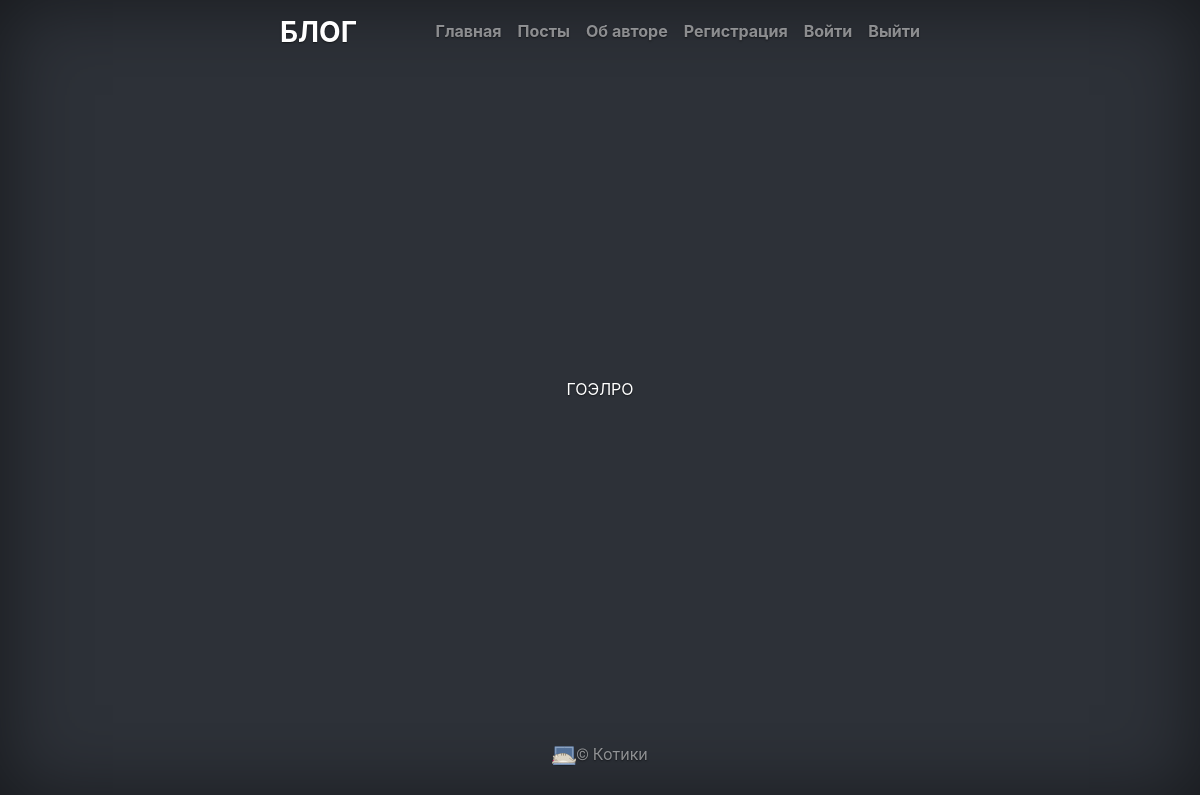
/posts/tag/code (signed in), run on an earlier commit of the app's database.
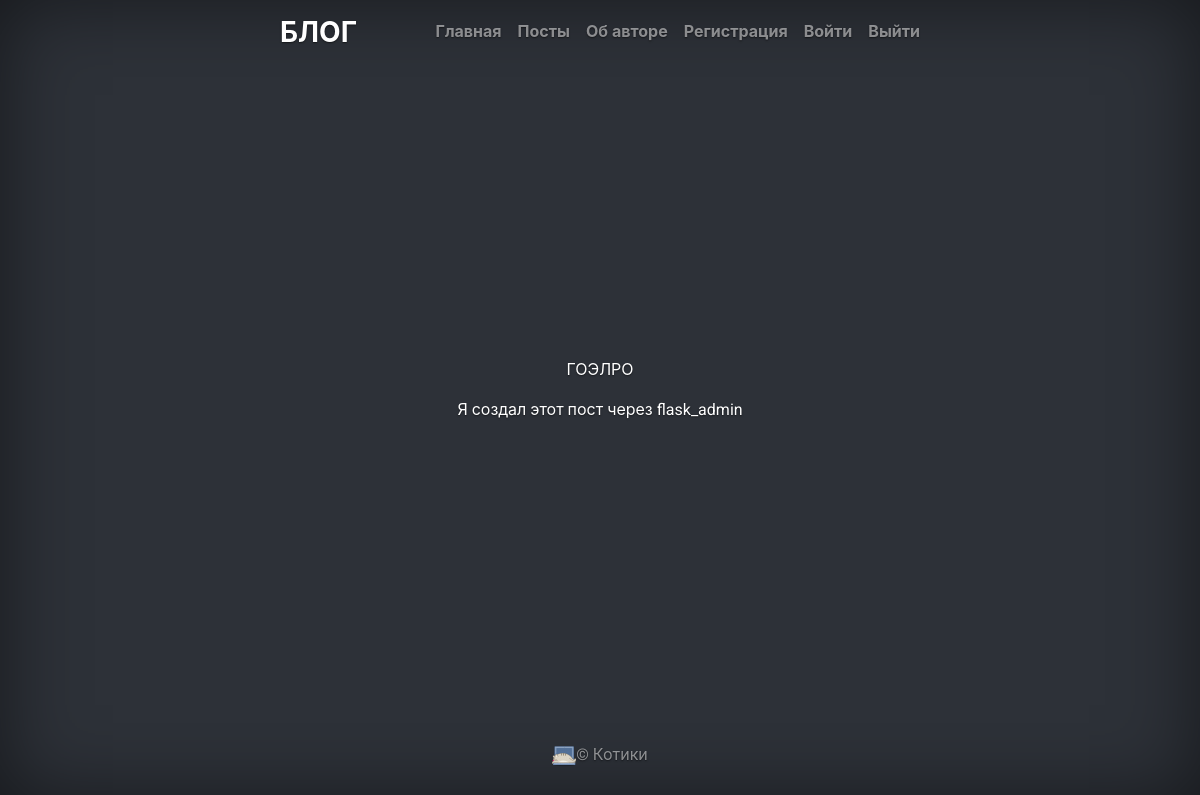
And on a later commit of the database.
### app/models.py (models this page shows, shortened)
class Post(db.Model):
    id = db.Column(db.Integer, primary_key=True)
    title = db.Column(db.String(140))
    slug = db.Column(db.String(140), unique=True)
    body = db.Column(db.Text)
    created = db.Column(db.DateTime, default=datetime.now())
    tags = db.relationship('Tag', secondary=post_tags, backref=db.backref('posts', lazy='dynamic'))

### posts/blueprint.py (the view)
@posts.route('/tag/<slug>')
@login_required
def tag_detail(slug):
    tag = Tag.query.filter(Tag.slug==slug).first()
    posts = tag.posts.all()
    return render_template('posts/tag_detail.html', tag=tag, posts=posts)

### app/models.py (called while the page is built)
@login.user_loader
def load_user(id):
    return User.query.get(int(id))

### posts/templates/posts/tag_detail.html
{% extends "base.html" %}
{% block content %}
    {% for post in posts %}
        <p>
            <a href="{{ url_for('posts.post_detail', slug=post.slug) }}">{{ post.title }}</a>
        </p>
    {% endfor %}
{% endblock %}

What changed in the data, as far as the page shows it:
added Post: title "Я создал этот пост через flask_admin"
